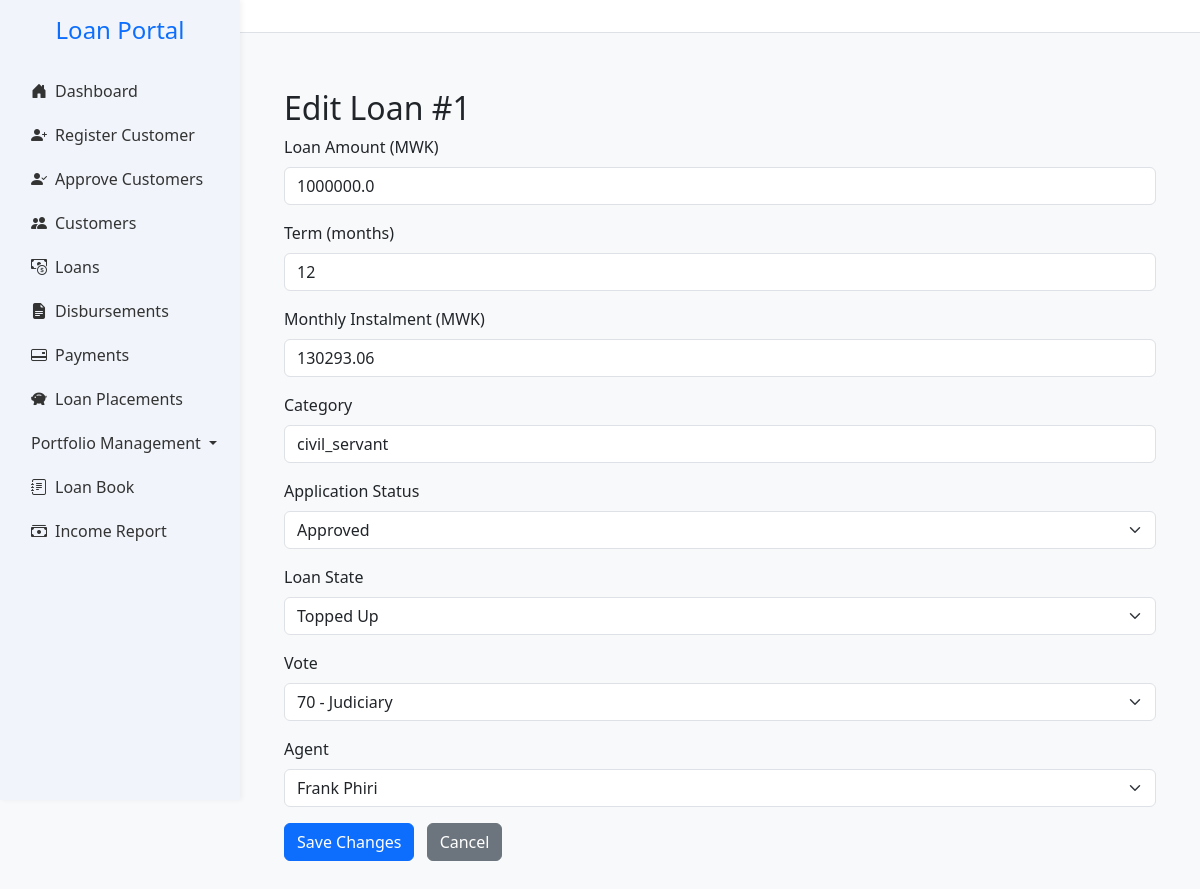
The page /loans/1/edit on the database its author committed.
### app.py (models this page shows, shortened)
class LoanApplication(db.Model):
    __tablename__ = 'loan_applications'
    __table_args__ = (
        db.UniqueConstraint('loan_number', name='uq_loan_applications_loan_number'),
        db.Index('ix_loan_applications_created_at', 'created_at'),
        db.Index('ix_loan_applications_region_category', 'region', 'category'),
        db.Index('idx_loan_applications_loan_number', 'loan_number'),
        db.Index('idx_loan_applications_customer_id', 'customer_id'),
        db.Index('idx_loan_applications_agent_id', 'agent_id'),
    )
    id = db.Column(db.Integer, primary_key=True)
    customer_id = db.Column(db.Integer, db.ForeignKey('customers.id'), nullable=False)
    loan_amount = db.Column(db.Float,nullable=False, default=0.0)
    status = db.Column(db.String(20), default='pending')
    created_at = db.Column(db.DateTime, default=datetime.utcnow)
    term_months = db.Column(db.Integer)
    monthly_instalment = db.Column(db.Float)
    total_repayment = db.Column(db.Float)
    effective_rate = db.Column(db.Float)
    category = db.Column(db.String(50))
    region = db.Column(db.String(50))
    loan_category = db.Column(db.Integer, nullable=False)
    disbursed = db.Column(db.Boolean, default=False)
    disbursed_bank = db.Column(db.String(100))
    crb_fees = db.Column(db.Float, default=3000)
    origination_fees = db.Column(db.Float)
    insurance_fees = db.Column(db.Float)
    total_fees = db.Column(db.Float)
    collection_fees = db.Column(db.Float)
    schedule_id = db.Column(
    db.Integer,
    db.ForeignKey('repayment_schedules.id', use_alter=True, name='fk_schedule_id'),
    nullable=True
    )
    loan_number = db.Column(db.String(20), nullable=True, unique=True)
    file_number = db.Column(db.String(50))
    date_created = db.Column(db.DateTime, default=datetime.utcnow)
    disbursement_date = db.Column(db.Date, nullable=True)
    cash_to_client = db.Column(db.Float,nullable=False, default=0.0)
    top_up_interest = db.Column(db.Float, default=0.0)
    settlement_interest = db.Column(db.Float, default=0.0)
    closure_type = db.Column(db.String(20))  # 'settlement' or 'topup'
    closure_date = db.Column(db.DateTime)
    top_up_of = db.Column(db.Integer, db.ForeignKey('loan_applications.id'), nullable=True)
    application_status = db.Column(db.String(20), nullable=False, default='pending')
    loan_state = db.Column(db.String(20), nullable=False, default='active')
    performance_status = db.Column(db.String(20), nullable=False, default='performing')
    top_up_balance = db.Column(db.Float, default=0.0)
    settlement_balance = db.Column(db.Float, default=0.0)
    current_balance = db.Column(db.Float, default=0.0)
    settlement_type = Column(Enum(SettlementTypeEnum), nullable=True)
    settling_institution = Column(String(255), nullable=True)  # only if third_party
    settlement_reason = db.Column(db.String(255), nullable=True)
    vote_id = db.Column(db.Integer, db.ForeignKey('votes.id'))
    outstanding_fees = db.Column(db.Float, default=0.0)
    pricing_version = db.Column(db.Integer, default=1)
    applied_interest_rate = db.Column(db.Float)
    applied_collection_fee = db.Column(db.Float)
    written_off_amount = db.Column(db.Float, default=0.0)
    insurance_settlement_amount = db.Column(db.Float, default=0.0)
    agent_id = db.Column(db.Integer, db.ForeignKey('agents.id'), nullable=True)
    parent_loan_id = db.Column(
        db.Integer,
        db.ForeignKey('loan_applications.id'),
        nullable=True
    )
    vote = db.relationship('Vote', backref='loan_applications')
    documents = db.relationship("Document", back_populates="loan", lazy=True)
    topups = db.relationship(
        'LoanApplication',
        foreign_keys=[parent_loan_id],  # 👈 Specify which foreign key to use
        backref=db.backref('parent_loan', remote_side=[id]),
        cascade='all, delete-orphan'
    )
    agent = db.relationship("Agent", backref="loan_applications", foreign_keys=[agent_id])
    payments = db.relationship('Payment', back_populates='loan', cascade='all, delete-orphan')
    customer = db.relationship('Customer', back_populates='loans')
    repayment_schedules = db.relationship(
        'RepaymentSchedule',
        back_populates='loan',
        cascade='all, delete-orphan',
        foreign_keys='RepaymentSchedule.loan_id'
        )
    from datetime import datetime
    from dateutil.relativedelta import relativedelta   # already using
    import calendar

class Vote(db.Model):
    __tablename__ = 'votes'
    id = db.Column(db.Integer, primary_key=True)
    code = db.Column(db.String(10), unique=True, nullable=False)
    description = db.Column(db.String(200), nullable=False)
    is_active = db.Column(db.Boolean, default=True)

class Agent(db.Model):
    __tablename__ = 'agents'
    id = db.Column(db.Integer, primary_key=True)
    name = db.Column(db.String(100), nullable=False)
    contact = db.Column(db.String(20))
    email = db.Column(db.String(100))
    district = db.Column(db.String(100))
    region = db.Column(db.String(100))
    monthly_budget = db.Column(db.Float, default=0.0)
    role = db.Column(db.String(50))
    active = db.Column(db.Boolean, default=True)
    team_leader_id = db.Column(db.Integer, db.ForeignKey('agents.id'), nullable=True)
    team_leader = db.relationship('Agent', remote_side=[id], backref='team_members')
    customers = db.relationship('Customer', back_populates='agent', lazy=True)

### app.py (the view, shortened to what this page needs)
@app.route('/loans/<int:loan_id>/edit', methods=['GET', 'POST'])
def edit_loan(loan_id):
    loan = LoanApplication.query.get_or_404(loan_id)
    agents = Agent.query.filter_by(active=True).order_by(Agent.name).all()
    votes = Vote.query.filter_by(is_active=True).order_by(Vote.code).all()
    return render_template('edit_loan.html', loan=loan, agents=agents, votes=votes)

### app.py (called while the page is built, shortened)
@app.context_processor
def inject_notifications():
    if not current_user.is_authenticated:
        return dict(notifications=[])

### templates/edit_loan.html (shortened to what this page needs)
{% extends "base.html" %}
{% block content %}
<div class="container mt-4">
  <h2>Edit Loan #{{ loan.id }}</h2>
  <form method="POST" action="{{ url_for('edit_loan', loan_id=loan.id) }}">
    <div class="mb-3">
      <label for="loan_amount" class="form-label">Loan Amount (MWK)</label>
      <input type="number" step="0.01" class="form-control" id="loan_amount" name="loan_amount" value="{{ loan.loan_amount }}" required>
    </div>
    <div class="mb-3">
      <label for="term_months" class="form-label">Term (months)</label>
      <input type="number" class="form-control" id="term_months" name="term_months" value="{{ loan.term_months }}" required>
    </div>
    <div class="mb-3">
      <label for="monthly_instalment" class="form-label">Monthly Instalment (MWK)</label>
      <input type="number" step="0.01" class="form-control" id="monthly_instalment" name="monthly_instalment" value="{{ loan.monthly_instalment }}" required>
    </div>
    <div class="mb-3">
      <label for="category" class="form-label">Category</label>
      <input type="text" class="form-control" id="category" name="category" value="{{ loan.category }}">
    </div>
    <div class="mb-3">
      <label for="application_status" class="form-label">Application Status</label>
      <select class="form-select" id="application_status" name="application_status" required>
        <option value="approved" {% if loan.application_status == 'approved' %}selected{% endif %}>Approved</option>
      </select>
    </div>
    <div class="mb-3">
      <label for="loan_state" class="form-label">Loan State</label>
      <select class="form-select" id="loan_state" name="loan_state">
        <option value="topped_up" {% if loan.loan_state == 'topped_up' %}selected{% endif %}>Topped Up</option>
      </select>
    </div>
    <div class="mb-3">
      <label for="vote_id" class="form-label">Vote</label>
      <select class="form-select" id="vote_id" name="vote_id">
        {% for vote in votes %}
          <option value="{{ vote.id }}" {% if loan.vote_id == vote.id %}selected{% endif %}>
            {{ vote.code }} - {{ vote.description }}
          </option>
        {% endfor %}
      </select>
    </div>
    <div class="mb-3">
      <label for="agent_id" class="form-label">Agent</label>
      <select class="form-select" id="agent_id" name="agent_id">
        {% for agent in agents %}
          <option value="{{ agent.id }}" {% if loan.agent_id == agent.id %}selected{% endif %}>
            {{ agent.name }}
          </option>
        {% endfor %}
      </select>
    </div>
    <button type="submit" class="btn btn-primary">Save Changes</button>
    <a href="{{ url_for('view_loans') }}" class="btn btn-secondary ms-2">Cancel</a>
  </form>
</div>
{% endblock %}

### templates/base.html (style rules this page uses)
:root { --main-blue: #007bff; --sidebar-bg: #f1f5fb; --sidebar-hover: #dbeafe; }
body { overflow-x: hidden; background-color: #f8f9fa; }

### rows shown on the page
LoanApplication: id "1", loan_amount "1000000.0", term_months "12", monthly_instalment "130293.06", category "civil_servant", application_status "Approved", loan_state "Topped Up", vote_id "70 - Judiciary", agent_id "Frank Phiri"
